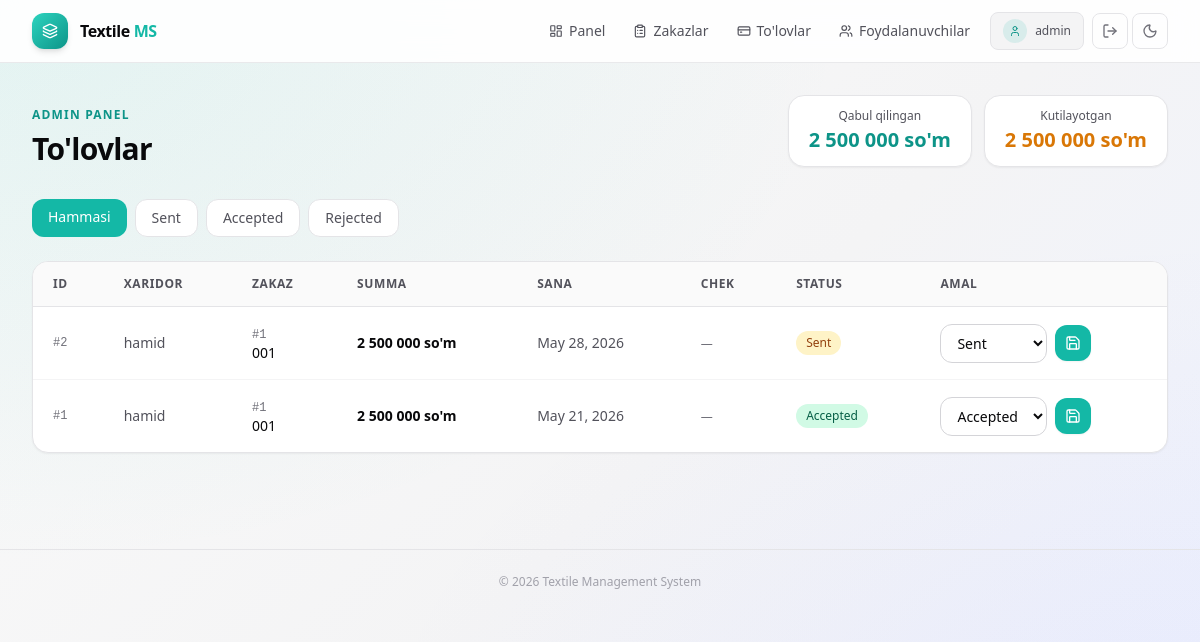
Before: /panel/payments/ (signed in) with the older database file.
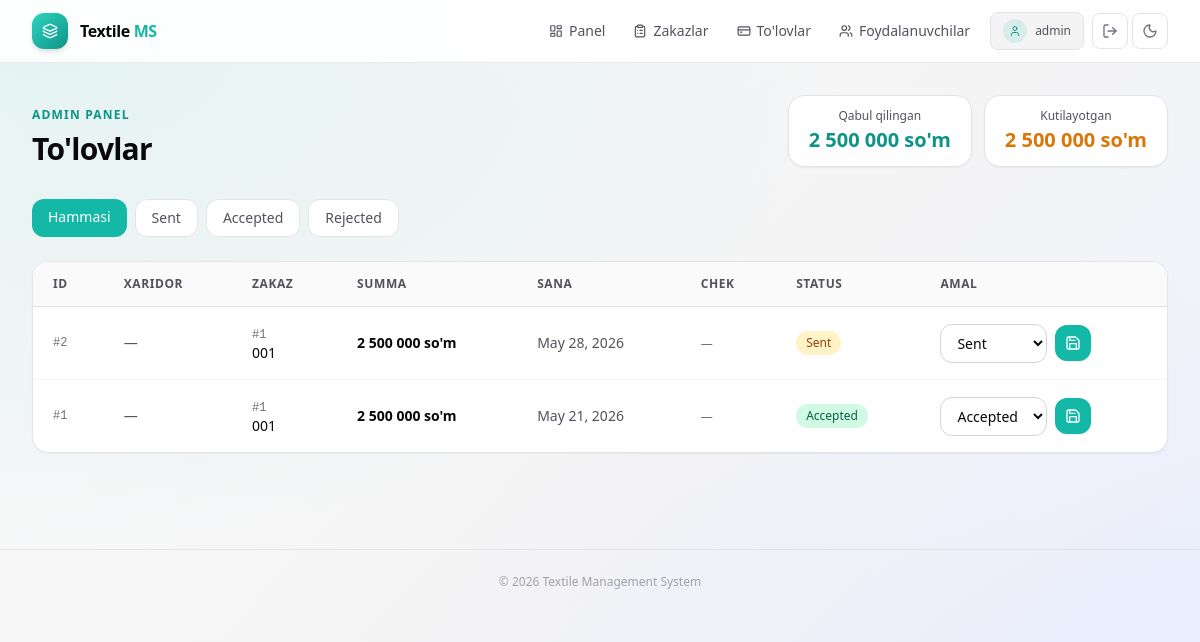
After: the same page with the newer database file.
### finance/models.py (models this page shows, shortened)
class Payment(models.Model):
    order = models.ForeignKey(
        Order,
        on_delete=models.SET_NULL,
        null=True,
        blank=True,
        related_name='payments',
    )
    date = models.DateField()
    amount = models.DecimalField(max_digits=14, decimal_places=2)
    receipt_image = models.ImageField(upload_to='checks/', blank=True, null=True)
    status = models.ForeignKey(PaymentStatus, on_delete=models.PROTECT, related_name='payments')
    updated_at = models.DateTimeField(auto_now=True)
    created_at = models.DateTimeField(auto_now_add=True)
    class Meta:
        verbose_name = 'Payment'
        verbose_name_plural = 'Payments'
        ordering = ['-date', '-created_at']

class PaymentStatus(models.Model):
    code = models.SlugField(max_length=50, unique=True)
    name = models.CharField(max_length=100, unique=True)
    updated_at = models.DateTimeField(auto_now=True)
    created_at = models.DateTimeField(auto_now_add=True)
    class Meta:
        verbose_name = 'Payment Status'
        verbose_name_plural = 'Payment Statuses'
        ordering = ['id']

### orders/models.py (models this page shows, shortened)
class Order(models.Model):
    class StoneType(models.TextChoices):
        GLASS   = 'glass',   'Shisha tosh'
        PLASTIC = 'plastic', 'Plastik tosh'
    design = models.ForeignKey(Design, on_delete=models.PROTECT, related_name='orders')
    buyer = models.ForeignKey(
        settings.AUTH_USER_MODEL,
        on_delete=models.SET_NULL,
        null=True,
        blank=True,
        related_name='buyer_orders',
    )
    employee = models.ForeignKey(
        settings.AUTH_USER_MODEL,
        on_delete=models.SET_NULL,
        null=True,
        blank=True,
        related_name='employee_orders',
    )
    date = models.DateField()
    quantity = models.PositiveIntegerField(default=1, help_text='Qolip soni (dona)')
    stone_type = models.CharField(
        max_length=10,
        choices=StoneType.choices,
        default=StoneType.GLASS,
        help_text='Tosh turi (xaridor tanlaydi)',
    )
    note = models.TextField(blank=True)
    status = models.ForeignKey(OrderStatus, on_delete=models.PROTECT, related_name='orders')
    cost_price = models.DecimalField(
        max_digits=14, decimal_places=2, default=0,
        help_text='Qolip narxi — tosh turiga qarab avtomatik hisoblanadi',
    )
    sale_price = models.DecimalField(max_digits=14, decimal_places=2, default=0)
    updated_at = models.DateTimeField(auto_now=True)
    created_at = models.DateTimeField(auto_now_add=True)
    class Meta:
        verbose_name = 'Order'
        verbose_name_plural = 'Orders'
        ordering = ['-date', '-created_at']

### designs/models.py (models this page shows, shortened)
class Design(models.Model):
    id = models.UUIDField(primary_key=True, default=uuid.uuid4, editable=False)
    name = models.CharField(max_length=255)
    image = models.ImageField(upload_to='designs/', blank=True, null=True)
    scotch = models.ForeignKey(ScotchRoll, on_delete=models.SET_NULL, null=True, blank=True, related_name='designs')
    scotch_length = models.DecimalField(max_digits=10, decimal_places=2, blank=True, null=True)
    is_printable = models.BooleanField(default=False, help_text='Chop etish')
    updated_at = models.DateTimeField(auto_now=True)
    created_at = models.DateTimeField(auto_now_add=True)
    class Meta:
        verbose_name = 'Design'
        verbose_name_plural = 'Designs'
        ordering = ['-created_at']

### accounts/views.py (the view)
# urls.py: path('panel/payments/', views.admin_payments, name='admin_payments'),
@_admin_required
def admin_payments(request):
    status_code = request.GET.get('status', '')
    payments = Payment.objects.select_related('order__design', 'order__buyer', 'status')
    if status_code:
        payments = payments.filter(status__code=status_code)
    payment_statuses = PaymentStatus.objects.all()
    total_accepted = Payment.objects.filter(status__code='accepted').aggregate(
        total=Coalesce(Sum('amount'), Value(0), output_field=MONEY_FIELD)
    )['total']
    total_pending = Payment.objects.filter(status__code='sent').aggregate(
        total=Coalesce(Sum('amount'), Value(0), output_field=MONEY_FIELD)
    )['total']
    context = {
        'payments': payments,
        'payment_statuses': payment_statuses,
        'active_status': status_code,
        'total_accepted': total_accepted,
        'total_pending': total_pending,
    }
    return render(request, 'accounts/admin_payments.html', context)

### accounts/templatetags/num_filters.py (called while the page is built)
def _format_number(value, decimal_places=0):
    if value is None or value == '':
        return '—'
    try:
        d = Decimal(str(value))
    except (InvalidOperation, TypeError, ValueError):
        return str(value)
    if decimal_places == 0:
        formatted = f'{int(round(d)):,}'
    else:
        formatted = f'{d:,.{decimal_places}f}'
    return formatted.replace(',', ' ')

@register.filter
def money(value):
    formatted = _format_number(value, decimal_places=0)
    if formatted == '—':
        return formatted
    return f"{formatted} so'm"

### accounts/views.py (called while the page is built)
def get_role(user):
    if user.is_staff or user.is_superuser:
        return UserProfile.Role.ADMIN
    return getattr(getattr(user, 'profile', None), 'role', UserProfile.Role.BUYER)

def _admin_required(view_func):
    from functools import wraps
    @wraps(view_func)
    def wrapper(request, *args, **kwargs):
        if not request.user.is_authenticated:
            return redirect(f"{reverse_lazy('login')}?next={request.path}")
        if get_role(request.user) != UserProfile.Role.ADMIN:
            return redirect(role_redirect(request.user))
        return view_func(request, *args, **kwargs)
    return wrapper

### accounts/templates/accounts/admin_payments.html (shortened to what the changed rows need)
{% extends 'accounts/base.html' %}
{% load num_filters %}
{% block content %}
<section class="mb-8 flex flex-col justify-between gap-4 sm:flex-row sm:items-end">
    <div>
        <h1 class="mt-2 text-3xl font-bold tracking-tight t-primary">To'lovlar</h1>
    </div>
</section>
<div class="overflow-hidden rounded-2xl border card shadow-sm">
    <div class="overflow-x-auto">
        <table class="min-w-full text-left text-sm">
            <thead>
                <tr class="table-head border-b" style="border-color:#e4e4e7">
                    <th class="px-5 py-3.5 text-xs font-semibold uppercase tracking-wider t-secondary">ID</th>
                    <th class="px-5 py-3.5 text-xs font-semibold uppercase tracking-wider t-secondary">Xaridor</th>
                    <th class="px-5 py-3.5 text-xs font-semibold uppercase tracking-wider t-secondary">Zakaz</th>
                    <th class="px-5 py-3.5 text-xs font-semibold uppercase tracking-wider t-secondary">Summa</th>
                    <th class="px-5 py-3.5 text-xs font-semibold uppercase tracking-wider t-secondary">Sana</th>
                    <th class="px-5 py-3.5 text-xs font-semibold uppercase tracking-wider t-secondary">Chek</th>
                    <th class="px-5 py-3.5 text-xs font-semibold uppercase tracking-wider t-secondary">Status</th>
                    <th class="px-5 py-3.5 text-xs font-semibold uppercase tracking-wider t-secondary">Amal</th>
                </tr>
            </thead>
            <tbody>
                {% for payment in payments %}
                    <tr class="row-hover border-b last:border-0 transition-colors" style="border-color:#f4f4f5">
                        <td class="px-5 py-4 font-mono text-xs t-muted">#{{ payment.id }}</td>
                        <td class="px-5 py-4 t-secondary">{{ payment.order.buyer.username|default:"—" }}</td>
                        <td class="px-5 py-4 t-secondary">
                            <span class="font-mono text-xs t-muted">#{{ payment.order.id }}</span>
                            <p class="t-primary text-sm">{{ payment.order.design.name }}</p>
                        </td>
                        <td class="px-5 py-4 font-semibold t-primary whitespace-nowrap">{{ payment.amount|money }}</td>
                        <td class="px-5 py-4 whitespace-nowrap t-secondary">{{ payment.date }}</td>
                        <td class="px-5 py-4">
                            {% if payment.receipt_image %}
                                <a href="{{ payment.receipt_image.url }}" target="_blank"
                                   class="inline-flex items-center gap-1 rounded-lg border px-2.5 py-1 text-xs t-teal hover:underline" style="border-color:#e4e4e7">
                                    <i data-lucide="image" class="h-3 w-3"></i>Ko'rish
                                </a>
                            {% else %}
                                <span class="text-xs t-muted">—</span>
                            {% endif %}
                        </td>
                        <td class="px-5 py-4">
                            <span class="inline-flex items-center rounded-full px-2.5 py-1 text-xs font-medium
                                {% if payment.status.code == 'accepted' %}badge-emerald
                                {% elif payment.status.code == 'sent' %}badge-amber
                                {% else %}badge-zinc{% endif %}">
                                {{ payment.status.name }}
                            </span>
                        </td>
                        <td class="px-5 py-4">
                            <form method="post" action="{% url 'admin_update_payment' payment.id %}" class="flex items-center gap-2">
                                <select name="status" class="field rounded-xl border px-3 py-2 text-sm">
                                    {% for ps in payment_statuses %}
                                        <option value="{{ ps.id }}" {% if ps.id == payment.status.id %}selected{% endif %}>{{ ps.name }}</option>
                                    {% endfor %}
                                </select>
                                <button type="submit"
                                        class="grid h-9 w-9 shrink-0 place-items-center rounded-xl bg-teal-500 text-white hover:bg-teal-600 transition-colors shadow-sm"
                                        title="Saqlash">
                                    <i data-lucide="save" class="h-4 w-4"></i>
                                </button>
                            </form>
                        </td>
                    </tr>
                {% endfor %}
            </tbody>
        </table>
    </div>
</div>
{% endblock %}

Changed rows visible on the page:
changed Payment "May 28, 2026": order.buyer.username "hamid" → "—"
changed through a linked row, Payment "May 21, 2026": order.buyer.username "hamid" → "—"
